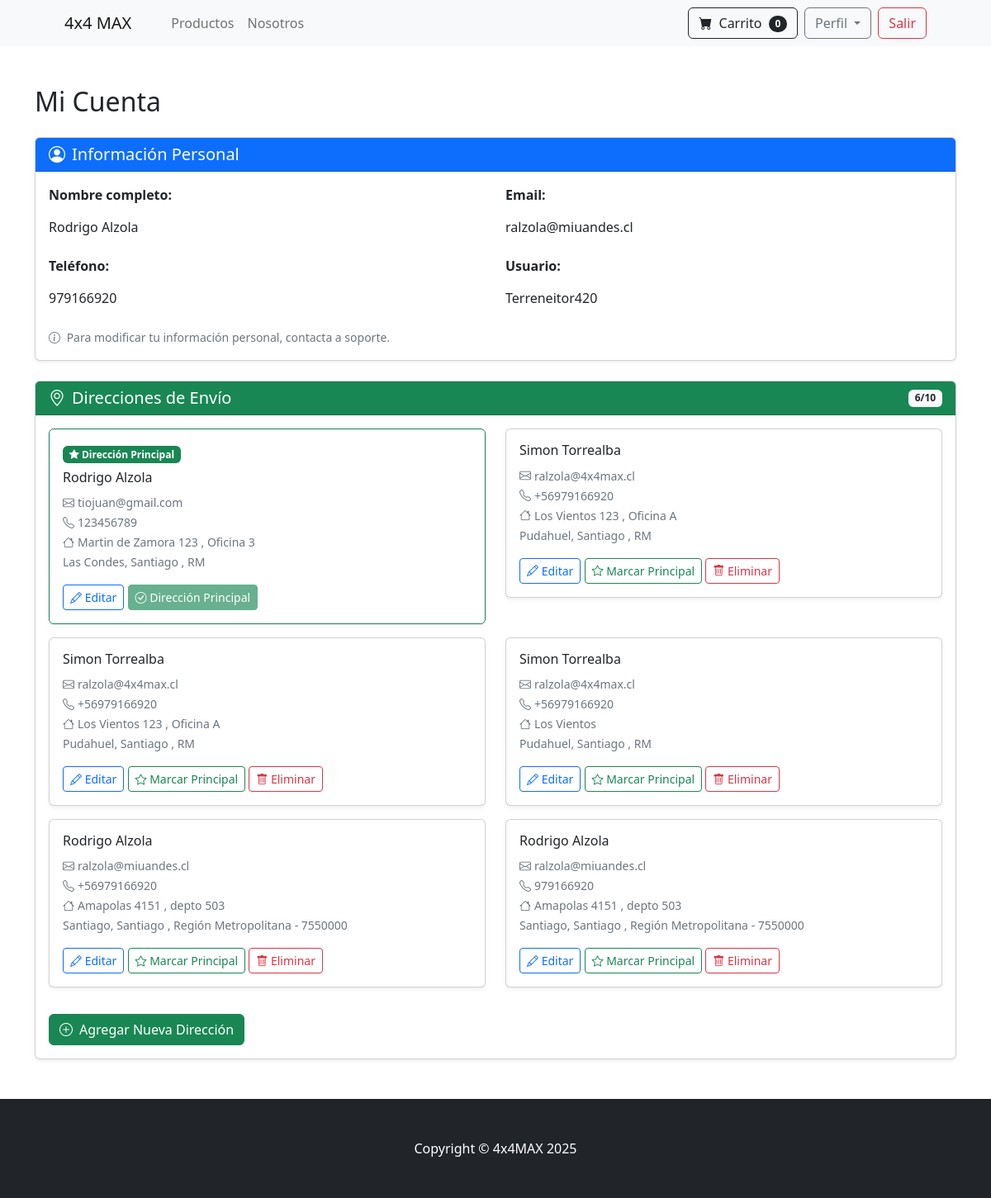
The app's page /update_info/ (signed in), older data.
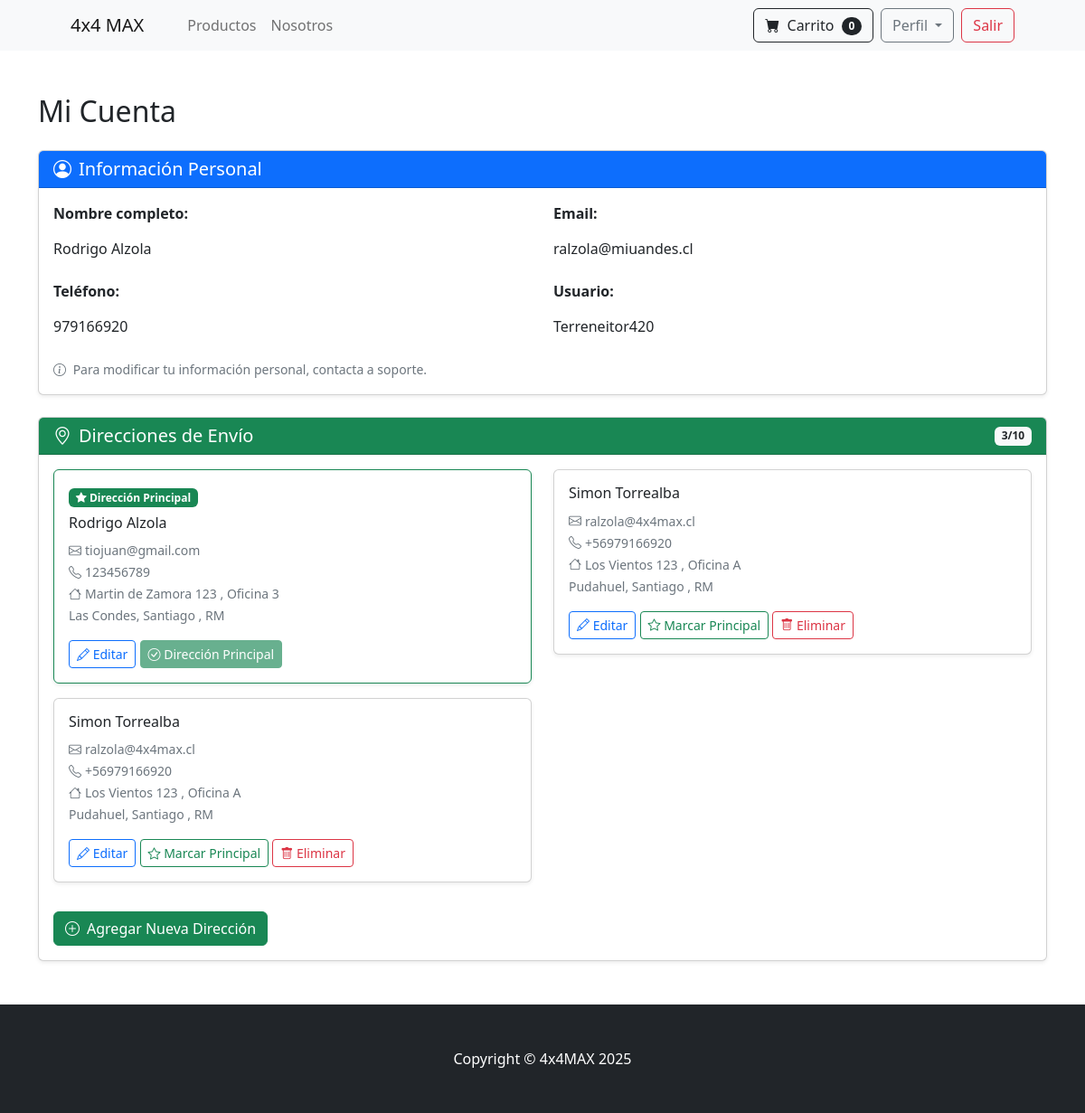
The same page, newer data.
### payment/models.py (models this page shows, shortened)
class ShippingAddress(models.Model):
    user = models.ForeignKey(User, on_delete=models.CASCADE, related_name='shipping_addresses')
    full_name = models.CharField(max_length=255)
    email = models.EmailField(max_length=255)
    phone = models.CharField(max_length=20)
    address1 = models.CharField(max_length=255)
    address2 = models.CharField(max_length=255, blank=True, null=True)
    city = models.CharField(max_length=100)
    commune = models.CharField(max_length=100, blank=True, null=True)
    region = models.CharField(max_length=100)
    zipcode = models.CharField(max_length=20, blank=True, null=True)
    country = models.CharField(max_length=100, default='Chile')
    notes = models.TextField(
        blank=True,
        null=True,
        max_length=300,
        verbose_name='Comentarios adicionales',
        help_text='Ej: "Dejar con conserje", "Timbre no funciona", "Casa blanca con reja negra"'
    )
    is_default = models.BooleanField(default=False)
    created_at = models.DateTimeField(auto_now_add=True)
    class Meta:
        ordering = ['-is_default', '-created_at']
        verbose_name_plural = "Shipping Addresses"

### store/views.py (the view, shortened to what this page needs)
# urls.py: path('update_info/', views.update_info, name='update_info'),
@login_required
def update_info(request):
    current_user, created = Profile.objects.get_or_create(user=request.user)
    shipping_addresses = ShippingAddress.objects.filter(user=request.user).order_by('-is_default', '-created_at')
    has_addresses = shipping_addresses.exists()
    MAX_ADDRESSES = 10
    can_add_more = shipping_addresses.count() < MAX_ADDRESSES
    if not has_addresses:
        shipping_form_new = ShippingForm(initial={
            'full_name': current_user.full_name or request.user.get_full_name(),
            'email': current_user.email or request.user.email,
            'phone': current_user.phone,
        })
    else:
        shipping_form_new = ShippingForm()
    return render(request, 'update_info.html', {
        'profile': current_user,  # Para mostrar info estática
        'shipping_form_new': shipping_form_new,
        'shipping_addresses': shipping_addresses,
        'has_addresses': has_addresses,
        'can_add_more': can_add_more,
        'max_addresses': MAX_ADDRESSES,
        'addresses_count': shipping_addresses.count(),
    })

### cart/cart.py (called while the page is built)
    def __len__(self):
        return len(self.cart)

### cart/context_processor.py (called while the page is built)
def cart(request):
    return {'cart': Cart(request)}

### store/templates/update_info.html (shortened to what the changed rows need)
{% extends 'base.html' %}
{% load static %}
{% block content %}
<div class="container my-5">
    <h2 class="mb-4">Mi Cuenta</h2>
    <div class="card mb-4">
        <div class="card-header bg-success text-white d-flex justify-content-between align-items-center">
            <h5 class="mb-0"><i class="bi bi-geo-alt me-2"></i>Direcciones de Envío</h5>
            <span class="badge bg-light text-dark">{{ addresses_count }}/{{ max_addresses }}</span>
        </div>
        <div class="card-body">
            {% if has_addresses %}
                <div class="row">
                    {% for address in shipping_addresses %}
                    <div class="col-md-6 mb-3">
                        <div class="card {% if address.is_default %}border-success{% endif %}">
                            <div class="card-body">
                                {% if address.is_default %}
                                    <span class="badge bg-success mb-2">
                                        <i class="bi bi-star-fill"></i> Dirección Principal
                                    </span>
                                {% endif %}
                                <h6 class="card-title">{{ address.full_name }}</h6>
                                <p class="card-text mb-1">
                                    <small class="text-muted">
                                        <i class="bi bi-envelope me-1"></i>{{ address.email }}<br>
                                        <i class="bi bi-telephone me-1"></i>{{ address.phone }}<br>
                                        <i class="bi bi-house me-1"></i>{{ address.address1 }}
                                        {% if address.address2 %}, {{ address.address2 }}{% endif %}<br>
                                        {{ address.commune }}, {{ address.city }}
                                        {% if address.region %}, {{ address.region }}{% endif %}
                                        {% if address.zipcode %} - {{ address.zipcode }}{% endif %}
                                    </small>
                                </p>
                                <div class="mt-3">
                                    <a href="{% url 'edit_address' address.id %}"
                                       class="btn btn-sm btn-outline-primary">
                                        <i class="bi bi-pencil"></i> Editar
                                    </a>
                                    {% if not address.is_default %}
                                        <a href="{% url 'set_default_address' address.id %}"
                                           class="btn btn-sm btn-outline-success">
                                            <i class="bi bi-star"></i> Marcar Principal
                                        </a>
                                        <a href="{% url 'delete_address' address.id %}"
                                           class="btn btn-sm btn-outline-danger"
                                           onclick="return confirm('¿Eliminar esta dirección?')">
                                            <i class="bi bi-trash"></i> Eliminar
                                        </a>
                                    {% else %}
                                        <button class="btn btn-sm btn-success" disabled>
                                            <i class="bi bi-check-circle"></i> Dirección Principal
                                        </button>
                                    {% endif %}
                                </div>
                            </div>
                        </div>
                    </div>
                    {% endfor %}
                </div>
{% endif %}
        </div>
    </div>
</div>
{% endblock %}

Row changes from the older to the newer data that the page shows:
removed ShippingAddress: full_name "Simon Torrealba", email "ralzola@4x4max.cl", phone "+56979166920", address1 "Los Vientos", commune "Pudahuel", city "Santiago", region "RM", is_default False (drawn)
removed ShippingAddress: full_name "Rodrigo Alzola", email "ralzola@miuandes.cl", phone "+56979166920", address1 "Amapolas 4151", address2 "depto 503", commune "Santiago", city "Santiago", region "Región Metropolitana", zipcode "7550000", is_default False (drawn)
removed ShippingAddress: full_name "Rodrigo Alzola", email "ralzola@miuandes.cl", phone "979166920", address1 "Amapolas 4151", address2 "depto 503", commune "Santiago", city "Santiago", region "Región Metropolitana", zipcode "7550000", is_default False (drawn)
Text that changed along with them:
{{ addresses_count }}: "6" → "3"
